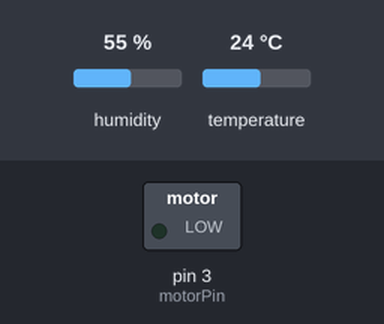
Bench run of a sketch on a simulated Arduino Uno, built with avr-gcc and run on an emulated ATmega328P. Parts: switched loads named in the sketch (green lamp = pin HIGH). Inputs (shaded band) come from the test bench; at power-on: temperature 24 °C, humidity 55 %.

Above: at 1.2 s.
1.3 s: temperature set to 27 °C
2.8 s: temperature set to 30 °C
At 4.0 s:
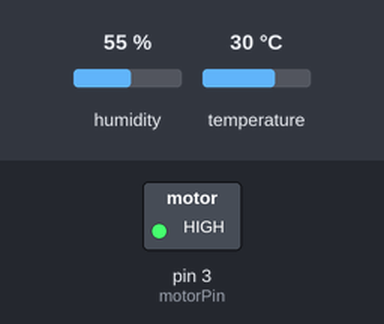
Timing chart, 0 to 5.8 s (numbered marks = the images above; inputs shaded):
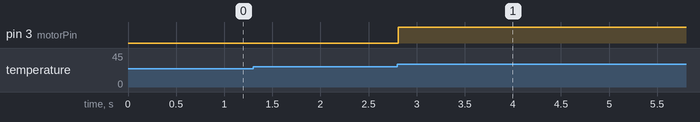

The sketch:

temp_control_final.ino
```cpp
#include <dht.h>

dht DHT;

#define DHT11_PIN 7

int motorPin = 3;

void setup() {
pinMode(motorPin, OUTPUT);
Serial.begin(9600);


  // put your setup code here, to run once:

}

void loop() {
  int chk = DHT.read11(DHT11_PIN);
if ((DHT.temperature)>28){
  analogWrite(motorPin, 255);
}
  // put your main code here, to run repeatedly:

}
```

Measured:
- the behaviour switches between 28 and 29 °C on temperature (found by bisection; images 0 and 1)
- after the input at 1.3 s, every drawn part: stays the same
- after the input at 2.8 s, pin 3 (motorPin): LOW → HIGH at once
